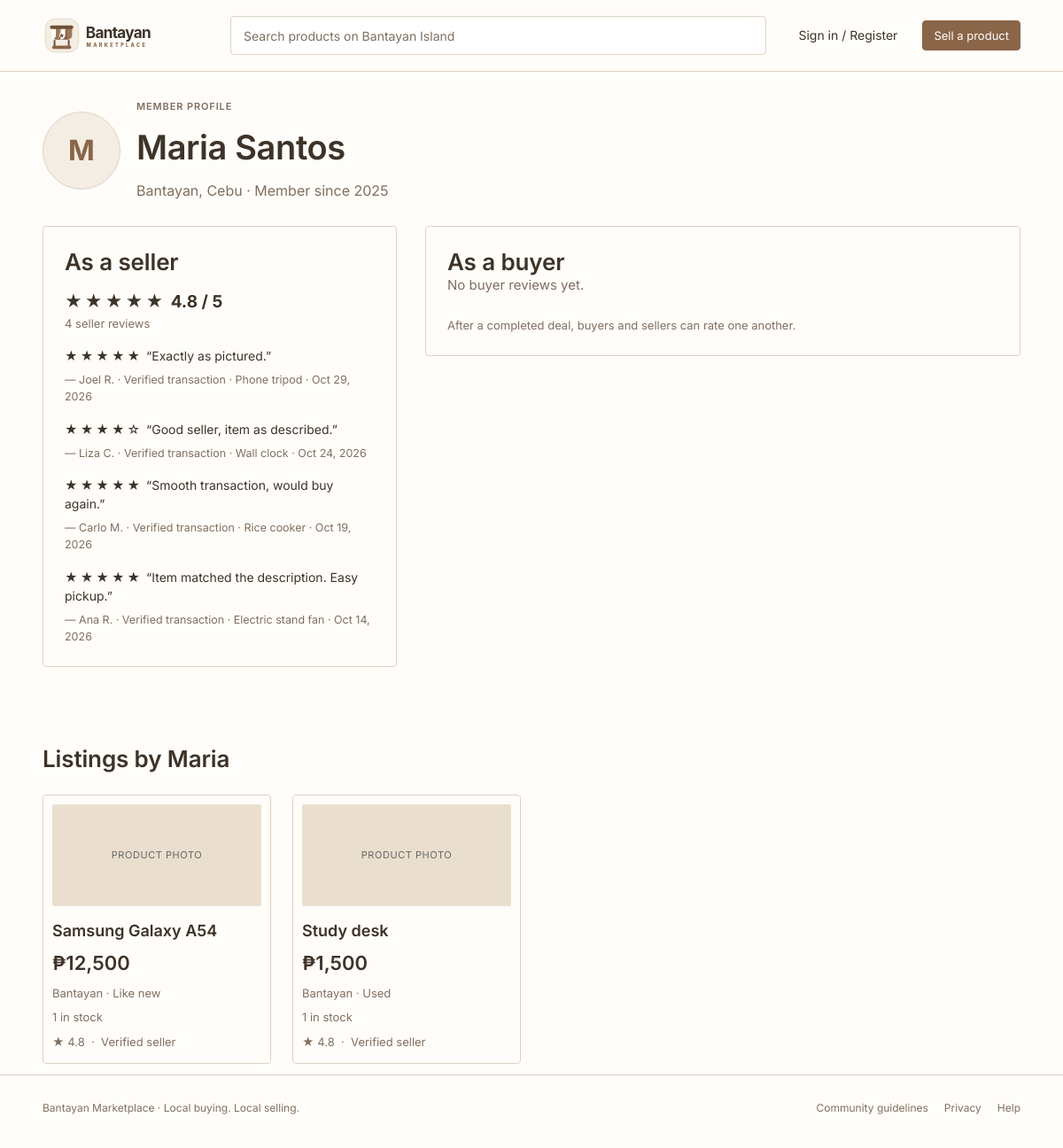
The page /seller.php?id=1 on the database its author committed.
### tables this page shows
CREATE TABLE IF NOT EXISTS users (
  id                 INT UNSIGNED NOT NULL AUTO_INCREMENT,
  firstname          VARCHAR(80)  NOT NULL,
  lastname           VARCHAR(80)  NOT NULL,
  username           VARCHAR(40)  NULL,
  email              VARCHAR(190) NULL,
  phone              VARCHAR(32)  NULL,
  phone_carrier      ENUM('globe','smart') NULL,
  email_verified_at  DATETIME     NULL,
  phone_verified_at  DATETIME     NULL,
  password_hash      VARCHAR(255) NOT NULL,
  town_id            INT UNSIGNED NOT NULL,
  role               ENUM('member','admin')      NOT NULL DEFAULT 'member',
  status             ENUM('active','restricted','deactivated') NOT NULL DEFAULT 'active',
  violation_count    INT UNSIGNED NOT NULL DEFAULT 0,
  profile_pic        VARCHAR(255) NULL,
  terms_accepted_at  DATETIME     NOT NULL,
  face_verified_at   DATETIME     NULL,
  last_login_at      DATETIME     NULL,
  created_at         DATETIME     NOT NULL DEFAULT CURRENT_TIMESTAMP,
  updated_at         DATETIME     NOT NULL DEFAULT CURRENT_TIMESTAMP ON UPDATE CURRENT_TIMESTAMP,
  PRIMARY KEY (id),
  UNIQUE KEY uq_users_username (username),
  UNIQUE KEY uq_users_email (email),
  UNIQUE KEY uq_users_phone (phone),
  KEY idx_users_town (town_id),
  CONSTRAINT fk_users_town FOREIGN KEY (town_id) REFERENCES towns (id)
);

CREATE TABLE IF NOT EXISTS towns (
  id            INT UNSIGNED NOT NULL AUTO_INCREMENT,
  name          VARCHAR(60)  NOT NULL,
  slug          VARCHAR(60)  NOT NULL,
  PRIMARY KEY (id),
  UNIQUE KEY uq_towns_name (name),
  UNIQUE KEY uq_towns_slug (slug)
);

CREATE TABLE IF NOT EXISTS reviews (
  id             INT UNSIGNED NOT NULL AUTO_INCREMENT,
  deal_id        INT UNSIGNED NOT NULL,
  reviewer_id    INT UNSIGNED NOT NULL,
  reviewee_id    INT UNSIGNED NOT NULL,
  reviewer_role  ENUM('buyer','seller') NOT NULL,
  rating         TINYINT UNSIGNED NOT NULL,
  comment        VARCHAR(500) NULL,
  created_at     DATETIME NOT NULL DEFAULT CURRENT_TIMESTAMP,
  PRIMARY KEY (id),
  UNIQUE KEY uq_review_once (deal_id, reviewer_id),
  KEY idx_reviews_reviewee (reviewee_id, reviewer_role),
  CONSTRAINT chk_reviews_rating  CHECK (rating BETWEEN 1 AND 5),
  CONSTRAINT chk_reviews_parties CHECK (reviewer_id <> reviewee_id),
  CONSTRAINT fk_reviews_deal     FOREIGN KEY (deal_id)     REFERENCES deals (id),
  CONSTRAINT fk_reviews_reviewer FOREIGN KEY (reviewer_id) REFERENCES users (id),
  CONSTRAINT fk_reviews_reviewee FOREIGN KEY (reviewee_id) REFERENCES users (id)
);

CREATE TABLE IF NOT EXISTS listings (
  id               INT UNSIGNED NOT NULL AUTO_INCREMENT,
  seller_id        INT UNSIGNED NOT NULL,
  category_id      INT UNSIGNED NULL,
  town_id          INT UNSIGNED NOT NULL,
  title            VARCHAR(150) NOT NULL,
  description      TEXT         NOT NULL,
  price            DECIMAL(10,2) NOT NULL DEFAULT 0.00,
  stock            INT UNSIGNED NOT NULL DEFAULT 1,
  item_condition   ENUM('new','like_new','used') NULL,
  status           ENUM('draft','pending','changes_requested','approved','rejected','removed','sold')
                   NOT NULL DEFAULT 'draft',
  submitted_at     DATETIME NULL,
  published_at     DATETIME NULL,
  sold_at          DATETIME NULL,
  created_at       DATETIME NOT NULL DEFAULT CURRENT_TIMESTAMP,
  updated_at       DATETIME NOT NULL DEFAULT CURRENT_TIMESTAMP ON UPDATE CURRENT_TIMESTAMP,
  PRIMARY KEY (id),
  KEY idx_listings_status_published (status, published_at),
  KEY idx_listings_category (category_id, status),
  KEY idx_listings_town (town_id),
  KEY idx_listings_seller (seller_id, status),
  KEY idx_listings_price (price),
  KEY idx_listings_stock (status, stock),
  CONSTRAINT chk_listings_price CHECK (price >= 0),
  CONSTRAINT fk_listings_seller   FOREIGN KEY (seller_id)   REFERENCES users (id),
  CONSTRAINT fk_listings_category FOREIGN KEY (category_id) REFERENCES categories (id),
  CONSTRAINT fk_listings_town     FOREIGN KEY (town_id)     REFERENCES towns (id)
);

### src/helpers.php (called while the page is built, shortened)
<?php
function e(mixed $value): string
{
    return htmlspecialchars((string) $value, ENT_QUOTES | ENT_SUBSTITUTE, 'UTF-8');
}
function url(string $path = ''): string
{
    return BASE_PATH . '/' . ltrim($path, '/');
}
function money(float|int|string|null $amount): string
{
    $n = (float) $amount;
    $decimals = abs($n - round($n)) < 0.005 ? 0 : 2;
    return '₱' . number_format($n, $decimals);
}
function date_pretty(?string $datetime): string
{
    $ts = $datetime ? strtotime($datetime) : false;
    return $ts ? date('M j, Y', $ts) : '';
}
function condition_label(?string $c): string
{
    return match ($c) {
        'new' => 'New',
        'like_new' => 'Like new',
        'used' => 'Used',
        default => '',
    };
}
function full_name(array $row, string $prefix = ''): string
{
    return trim(($row[$prefix . 'firstname'] ?? '') . ' ' . ($row[$prefix . 'lastname'] ?? ''));
}
function short_name(array $row, string $prefix = ''): string
{
    $first = (string) ($row[$prefix . 'firstname'] ?? '');
    $last = (string) ($row[$prefix . 'lastname'] ?? '');
    return trim($first . ($last !== '' ? ' ' . mb_strtoupper(mb_substr($last, 0, 1)) . '.' : ''));
}
function town_label(string $town): string
{
    return $town . ', Cebu';
}
function repo(string $class): object
{
    static $cache = [];
    return $cache[$class] ??= new $class(Database::getConnection());
}
function render(string $view, array $data = [], array $layout = []): void
{
    extract($data, EXTR_SKIP);
    require VIEW_PATH . '/' . $view . '.php';
    require VIEW_PATH . '/layout.php';
}
function stars(float|int|null $rating): string
{
    $n = max(0, min(5, (int) round((float) $rating)));
    return str_repeat('★', $n) . str_repeat('☆', 5 - $n);
}

### seller.php (called while the page is built, shortened)
<?php
$users = repo(UserRepository::class);
$seller = $users->find((int) ($_GET['id'] ?? 0));
$sid = (int) $seller['id'];
$deals = repo(DealRepository::class);
render('seller', [
    'seller' => $seller,
    'ratings' => $users->ratings($sid),
    'sellerReviews' => $deals->reviewsFor($sid, 'seller', 20),
    'buyerReviews' => $deals->reviewsFor($sid, 'buyer', 10),
    'items' => repo(ListingRepository::class)->search(['seller_id' => $sid, 'status' => 'approved'], 1, 12)['items'],
], ['title' => full_name($seller) . ' · ' . APP_NAME, 'tab' => 'explore']);

### src/Repository/Repository.php (called while the page is built, shortened)
<?php
abstract class Repository
{
    protected function all(string $sql, array $params = []): array
    {
        $stmt = $this->db->prepare($sql);
        $stmt->execute($params);
        return $stmt->fetchAll();
    }
    protected function one(string $sql, array $params = []): ?array
    {
        $stmt = $this->db->prepare($sql);
        $stmt->execute($params);
        $row = $stmt->fetch();
        return $row === false ? null : $row;
    }
}

### src/Repository/UserRepository.php (called while the page is built, shortened)
<?php
final class UserRepository extends Repository
{
    public function find(int $id): ?array
    {
        return $this->one(self::BASE . ' WHERE u.id = ?', [$id]);
    }
}

### src/Database.php (called while the page is built, shortened)
<?php
final class Database
{
    private static ?PDO $connection = null;
    public static function getConnection(): PDO
    {
        if (self::$connection instanceof PDO) {
            return self::$connection;
        }
        $options = [
            PDO::ATTR_ERRMODE => PDO::ERRMODE_EXCEPTION,
            PDO::ATTR_DEFAULT_FETCH_MODE => PDO::FETCH_ASSOC,
            PDO::ATTR_EMULATE_PREPARES => false,
        ];
        try {
            $connection = new PDO(
                'mysql:host=' . DB_HOST . ';port=' . DB_PORT . ';dbname=' . DB_NAME . ';charset=utf8mb4',
                DB_USER,
                DB_PASS,
                $options
            );
            $connection->exec("SET time_zone = '+08:00'");
            self::$connection = $connection;
        } catch (PDOException $e) {
            http_response_code(500);
            echo '<!doctype html><meta charset="utf-8"><title>Database error</title>';
            echo '<body style="font-family:system-ui,sans-serif;max-width:640px;margin:60px auto;padding:0 20px;line-height:1.5">';
            echo '<h1>Cannot connect to the database</h1>';
            echo '<p>Check that the configured database server is available and that you imported '
                . '<code>database.sql</code> into database <code>' . htmlspecialchars(DB_NAME) . '</code>.</p>';
            if (APP_DEBUG) {
                echo '<p><small>Details: ' . htmlspecialchars($e->getMessage()) . '</small></p>';
            }
            exit;
        }
        return self::$connection;
    }
}

### src/Repository/DealRepository.php (called while the page is built, shortened)
<?php
final class DealRepository extends Repository
{
    public function reviewsFor(int $userId, string $asRole, int $limit = 20): array
    {
        $writtenBy = $asRole === 'seller' ? 'buyer' : 'seller';
        $limit = max(1, min(100, $limit));
        return $this->all(
            "SELECT rv.id, rv.rating, rv.comment, rv.created_at,
                    u.firstname AS reviewer_firstname, u.lastname AS reviewer_lastname,
                    l.title AS listing_title
             FROM reviews rv
             JOIN users u ON u.id = rv.reviewer_id
             JOIN deals d ON d.id = rv.deal_id
             JOIN listings l ON l.id = d.listing_id
             WHERE rv.reviewee_id = ? AND rv.reviewer_role = ?
             ORDER BY rv.created_at DESC, rv.id DESC
             LIMIT $limit",
            [$userId, $writtenBy]
        );
    }
}

### src/Repository/ListingRepository.php (called while the page is built, shortened)
<?php
final class ListingRepository extends Repository
{
    public function search(array $f, int $page = 1, int $perPage = 12): array
    {
        [$where, $params] = $this->buildWhere($f);
        $total = (int) $this->value('SELECT COUNT(*) FROM ' . self::LIST_FROM . ' WHERE ' . $where, $params);
        $order = match ($f['sort'] ?? 'newest') {
            'price_asc' => 'l.price ASC, l.id DESC',
            'price_desc' => 'l.price DESC, l.id DESC',
            default => 'l.published_at DESC, l.id DESC',
        };
        $perPage = max(1, min(100, $perPage));
        $offset = max(0, ($page - 1) * $perPage);
        $items = $this->all(
            self::LIST_SELECT . ' FROM ' . self::LIST_FROM . ' WHERE ' . $where
            . ' ORDER BY ' . $order . ' LIMIT ' . $perPage . ' OFFSET ' . $offset,
            $params
        );
        return ['items' => $items, 'total' => $total];
    }
    private function buildWhere(array $f): array
    {
        $where = ['l.status = ?', 'l.stock > 0'];
        $params = [$f['status'] ?? 'approved'];
        $q = trim((string) ($f['q'] ?? ''));
        if (!empty($f['seller_id'])) {
            $where[] = 'l.seller_id = ?';
            $params[] = (int) $f['seller_id'];
        }
        return [implode(' AND ', $where), $params];
    }
}

### views/seller.php (the view, shortened to what this page needs)
<?php
$sr = $ratings['seller'];
$br = $ratings['buyer'];
?>
<section class="wrap page-head">
    <div class="account-heading">
        <div class="profile-avatar">
            <?php if (!empty($seller['profile_pic'])): ?>
                <img src="<?= e(url((string) $seller['profile_pic'])) ?>" alt="<?= e(full_name($seller)) ?>">
            <?php else: ?>
                <span><?= e(mb_strtoupper(mb_substr((string) $seller['firstname'], 0, 1))) ?></span>
            <?php endif; ?>
        </div>
        <div>
            <p class="eyebrow">MEMBER PROFILE</p>
            <h1 class="h1"><?= e(full_name($seller)) ?></h1>
            <p class="lead"><?= e(town_label($seller['town_name'])) ?> · Member since <?= e(date('Y', strtotime((string) $seller['created_at']))) ?></p>
        </div>
    </div>
</section>
<section class="wrap pad-bottom two-col">
    <div class="panel">
        <h2 class="h2">As a seller</h2>
        <?php if ($sr['count']): ?>
            <p class="rating-big"><span class="stars"><?= e(stars($sr['avg'])) ?></span> <strong><?= e(number_format((float) $sr['avg'], 1)) ?> / 5</strong></p>
            <p class="muted small"><?= (int) $sr['count'] ?> seller review<?= $sr['count'] === 1 ? '' : 's' ?></p>
        <?php else: ?><p class="muted">No seller reviews yet.</p><?php endif; ?>
        <?php foreach ($sellerReviews as $r): ?>
            <blockquote class="quote">
                <span class="stars"><?= e(stars($r['rating'])) ?></span> “<?= e($r['comment'] ?: 'Rated ' . $r['rating'] . ' out of 5.') ?>”
                <cite>— <?= e(short_name($r, 'reviewer_')) ?> · Verified transaction · <?= e($r['listing_title']) ?> · <?= e(date_pretty($r['created_at'])) ?></cite>
            </blockquote>
        <?php endforeach; ?>
    </div>
    <div class="panel">
        <h2 class="h2">As a buyer</h2>
        <?php if ($br['count']): ?>
            <p class="rating-big"><span class="stars"><?= e(stars($br['avg'])) ?></span> <strong><?= e(number_format((float) $br['avg'], 1)) ?> / 5</strong></p>
            <p class="muted small"><?= (int) $br['count'] ?> buyer review<?= $br['count'] === 1 ? '' : 's' ?></p>
        <?php else: ?><p class="muted">No buyer reviews yet.</p><?php endif; ?>
        <p class="small muted top-gap">After a completed deal, buyers and sellers can rate one another.</p>
    </div>
</section>
<section class="wrap section pad-bottom">
    <h2 class="h2">Listings by <?= e($seller['firstname']) ?></h2>
    <div class="grid">
        <?php foreach ($items as $card): ?><?php include VIEW_PATH . '/partials/card.php'; ?><?php endforeach; ?>
    </div>
</section>

### views/partials/card.php
<?php
$rating = [];
if ($card['seller_rating'] !== null) {
    $rating[] = '★ ' . number_format((float) $card['seller_rating'], 1);
} else {
    $rating[] = 'No reviews yet';
}
?>
<a class="card" href="<?= e(url('listing.php?id=' . (int) $card['id'])) ?>">
    <div class="photo">
        <?php if (!empty($card['cover'])): ?>
            <img src="<?= e(url($card['cover'])) ?>" alt="" loading="lazy">
        <?php else: ?>
            <span>PRODUCT PHOTO</span>
        <?php endif; ?>
    </div>
    <h3 class="card-title"><?= e($card['title']) ?></h3>
    <p class="card-price"><?= e(money($card['price'])) ?></p>
    <p class="card-meta"><?= e($card['town_name']) ?><?= $card['item_condition'] ? ' · ' . e(condition_label($card['item_condition'])) : '' ?></p>
    <p class="card-meta"><?= (int) $card['stock'] ?> in stock</p>
    <p class="card-rating"><?= e($rating[0]) ?><?php if ((int) $card['seller_verified'] === 1): ?> &nbsp;·&nbsp; Verified<span class="hide-mobile"> seller</span><?php endif; ?></p>
</a>

### rows shown on the page
users: firstname "M", full_name($seller) "Maria Santos", town.name "Bantayan, Cebu", created_at "2025", firstname "Maria"
reviews: rating "★★★★★", comment "Exactly as pictured.", reviewer.lastname "Joel R.", listings.title "Phone tripod", created_at "Oct 29, 2026"
reviews: rating "★★★★☆", comment "Good seller, item as described.", reviewer.lastname "Liza C.", listings.title "Wall clock", created_at "Oct 24, 2026"
reviews: rating "★★★★★", comment "Smooth transaction, would buy again.", reviewer.lastname "Carlo M.", listings.title "Rice cooker", created_at "Oct 19, 2026"
reviews: rating "★★★★★", comment "Item matched the description. Easy pickup.", reviewer.lastname "Ana R.", listings.title "Electric stand fan", created_at "Oct 14, 2026"
listings: title "Samsung Galaxy A54", price "₱12,500", town.name "Bantayan", item_condition "Like new", stock "1"
listings: title "Study desk", price "₱1,500", town.name "Bantayan", item_condition "Used", stock "1"

### other values the page prints
stars($sr['avg']) "★★★★★"
$sr['avg'] "4.8"
$sr['count'] "4"
$text "Bantayan Marketplace · Local buying. Local selling."
$label "Community guidelines"
$label "Privacy"
$label "Help"
